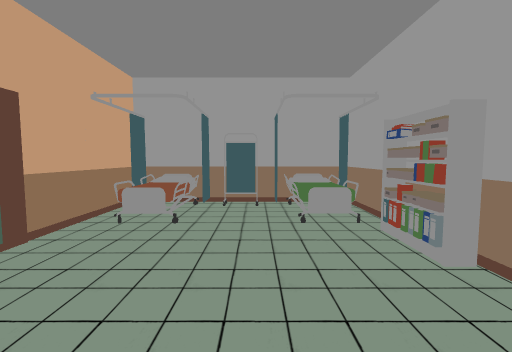
View 1 (above)

21 first-person views from a walk through a 3-D level made in the Unity game engine. The camera is 1.2 m above the floor, tilts 4° down and sees 90° across. The floor is counted in squares, 1 m on a side. Each view is taken from the middle of a square. On the plan, view 1 faces up. The plan holds only what a view shows up to about 12 squares ahead; the rest is blank. The place goes on beyond the plan. The player is left out. Door leaves are left out, so doorways stand open.

View 2
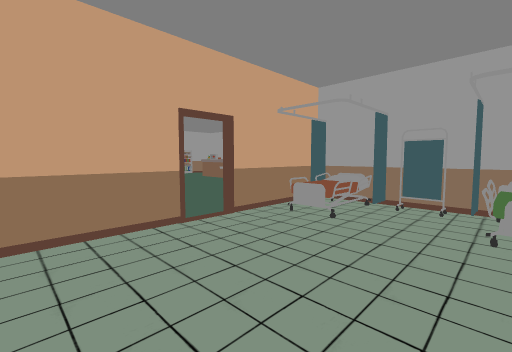

View 3
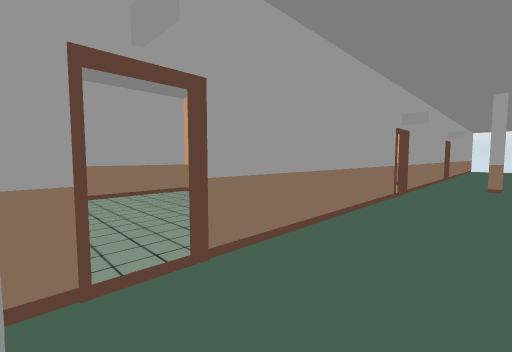

View 4
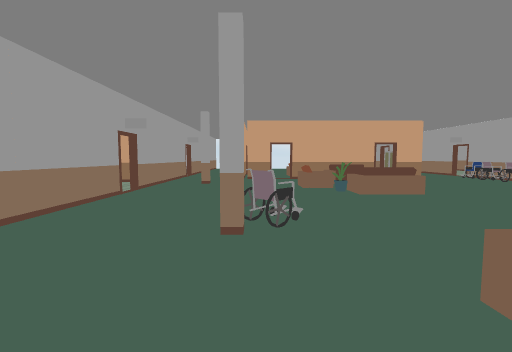

View 5
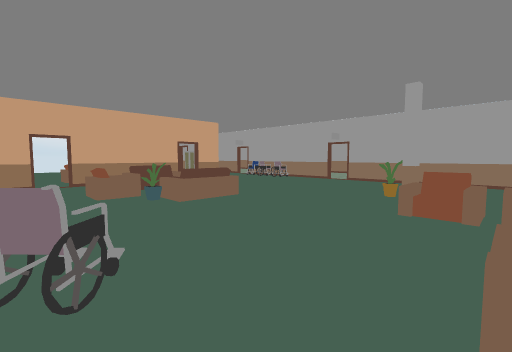

View 6
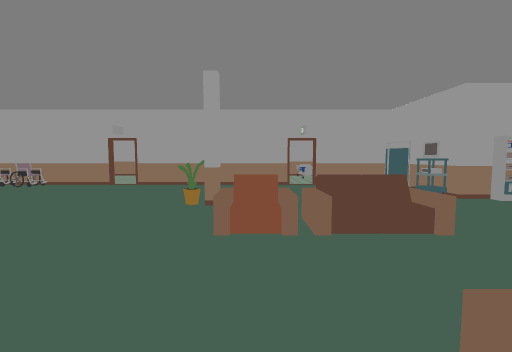

View 7
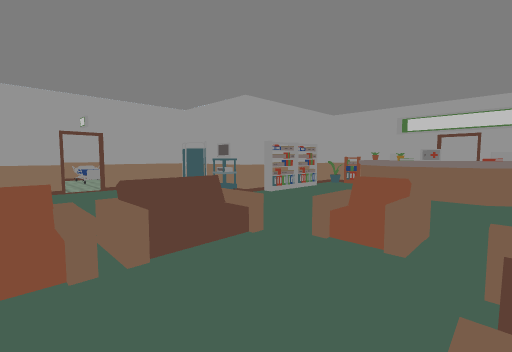

View 8
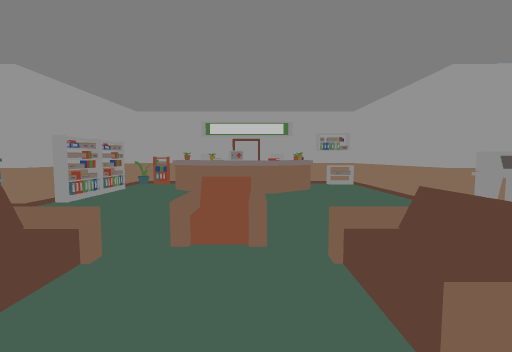

View 9
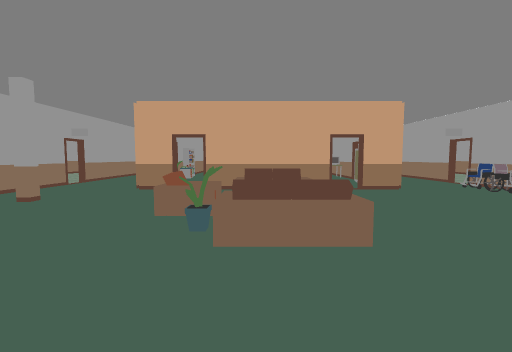

View 10
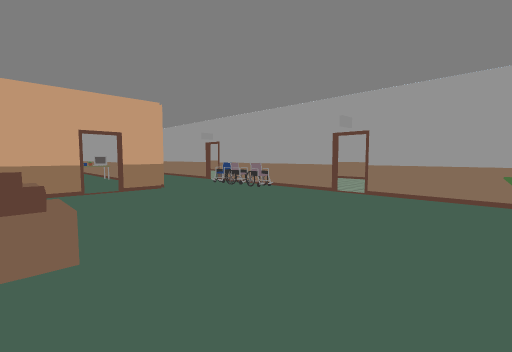

View 11
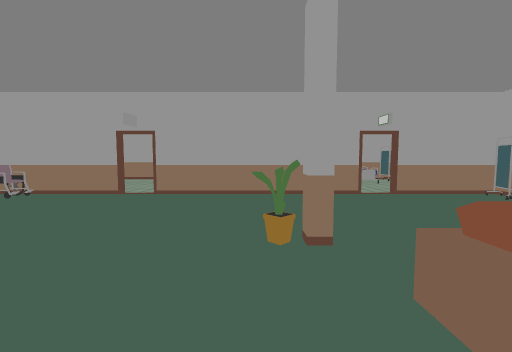

View 12
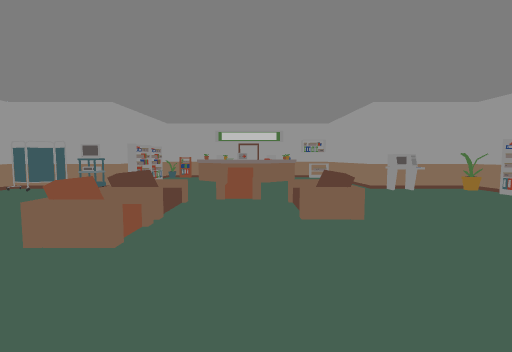

View 13
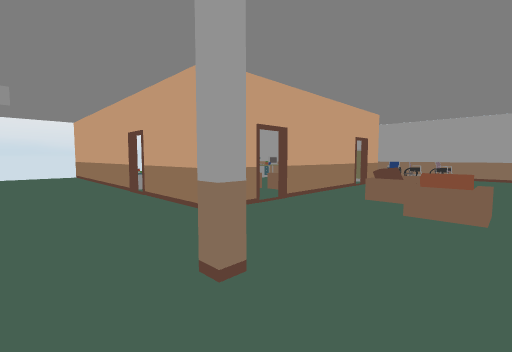

View 14
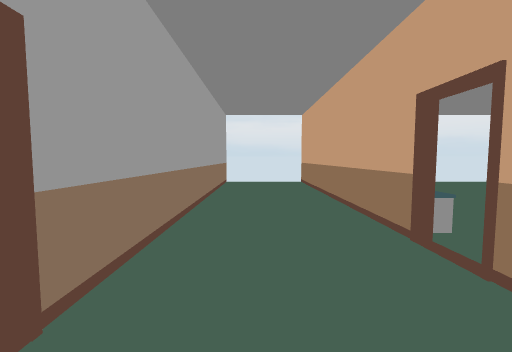

View 15
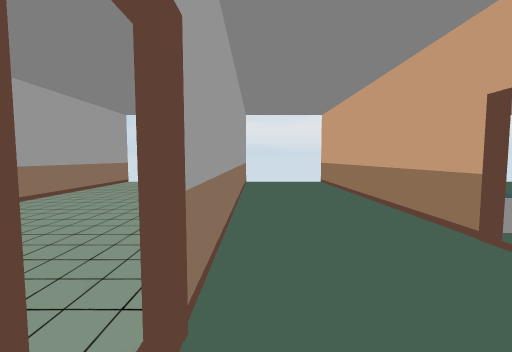

View 16
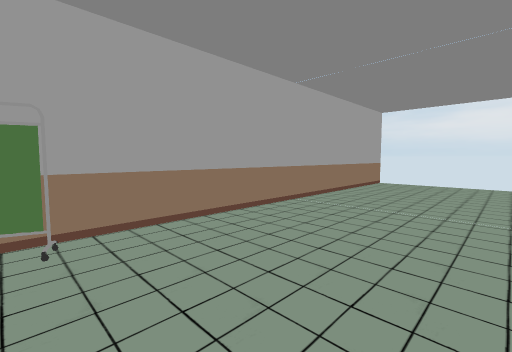

View 17
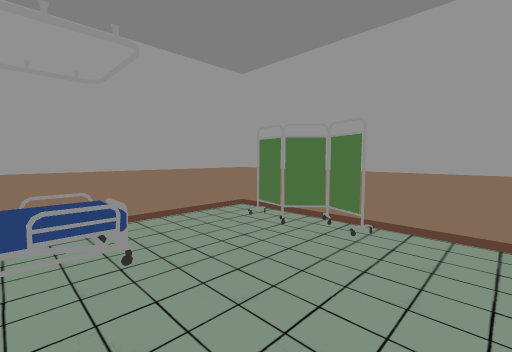

View 18
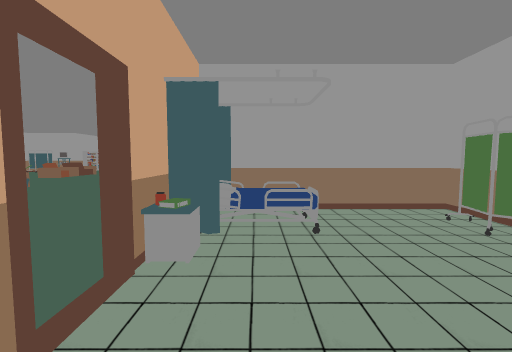

View 19
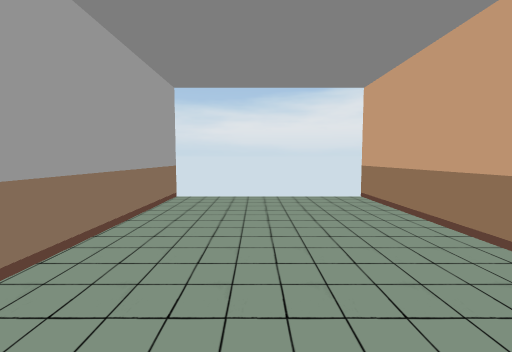

View 20
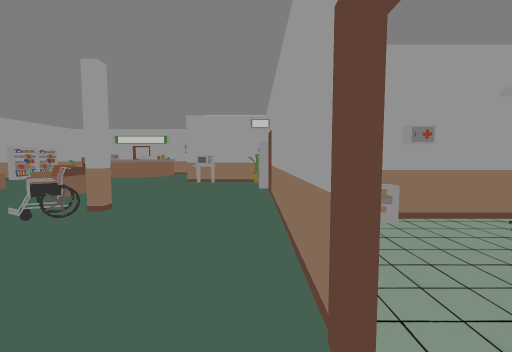

View 21
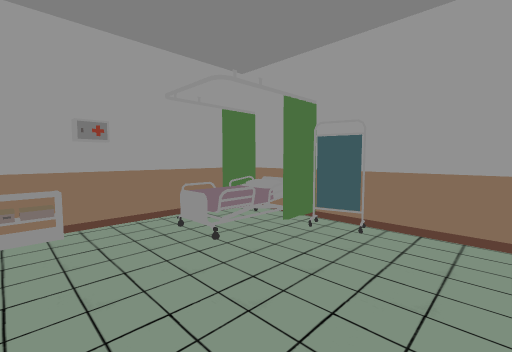

### Floor plan
Points are (right, up) in squares from view 1. A wall is a line through its corners. A room is listed if a view was taken in it or the views show most of it. See-through windows are left out.
Room 1 (views 1, 2)
walls: (-3.3, 2.5) (-3.3, -0.1); (-0.1, 6.5) (-0.8, 6.6); (0.1, 6.5) (-0.9, 6.5); (1.5, 7) (-2.5, 7); (2.5, -0.9) (2.5, 7); (-3.3, 6.5) (-3.3, 3.5)
ways out: open door at (-3.5, 3) to room 2; opening at (-1.5, -1.5) to room 4
objects: bed (-3, 5) to (-2, 6); shelf (-2, -1); shelf (-1, -1); bed (1, 5) to (2, 6); other object (2, -1); shelf (2, 3) to (2, 4)
Room 2 (views 3, 4, 5, 6, 7, 8, 9, 10, 11, 12, 13, 14, 15, 20)
walls: (-3.5, -4.6) (-3.5, 2.5); (-15, -10.8) (-10, -10.8); (-9, -10.8) (-7.5, -10.8); (-21.5, -3.4) (-21.5, -4.5); (-3.5, 3.4) (-3.5, 4.1); (-21.5, -5.4) (-21.5, -12.5); (-7.3, -11.3) (-7.3, -14.5); (-17.6, -10.8) (-16, -10.8); (-21.5, 2.6) (-21.5, -1.5); (-18.4, 7) (-20.5, 7); (-21.5, 4.5) (-21.5, 3.5); (-3.5, 5.9) (-3.5, 6.5); (-3.5, -10.4) (-3.5, -5.5); (-3.5, 7) (-7.5, 7) (-7.5, 13); (-21.5, 7) (-21.5, 6.4); (-7.3, -15.5) (-7.3, -24.1); (-13, 13) (-15.5, 13); (-9.5, 13) (-12, 13); (-17.5, 13) (-17.5, 7.4); (-3.5, -24) (-3.5, -13.5)
ways out: open door at (-3.5, 3) to room 1; open door at (-3.5, -13) to room 3; open door at (-3.5, -5) to room 4; opening at (-19.7, -12); opening at (-7, -15); open door at (-21.5, -13); open door at (-21.5, -5); open door at (-21.5, 3); gap at (-15.5, -11); gap at (-9.5, -11)
objects: other object (-21, -11); other object (-21, -10); other object (-21, -9) to (-21, -8); other object (-21, 6) to (-19, 7); pillar (-18, 0); other object (-18, 6) to (-18, 7); flower (-17, 0); shelf (-17, 8) to (-17, 9); shelf (-17, 10) to (-17, 11); flower (-17, 13); shelf (-16, 13); sofa (-15, 0) to (-14, 1); sofa (-15, 2) to (-15, 4); other object (-15, 10) to (-10, 11); sofa (-13, -11); sofa (-13, -9) to (-12, -9); sofa (-13, -5) to (-12, -5); sofa (-13, 5); flower (-11, -5); sofa (-10, -7) to (-10, -6); sofa (-10, 2) to (-10, 4); other object (-9, -1) to (-8, -1); shelf (-9, 13); pillar (-8, 0); shelf (-8, 13); computer (-7, 6) to (-6, 6); pillar (-6, -8); shelf (-4, 4) to (-4, 5); shelf (-3, -12); other object (-3, -11)
Room 3 (views 16, 17, 18, 19)
walls: (-3.3, -20.1) (-3.3, -25); (2.5, -25) (2.5, -9) (-2.6, -9)
ways out: open door at (-3.5, -13) to room 2
objects: bed (-2, -11) to (-1, -11); other object (-1, -10); other object (2, -12) to (2, -11)
Room 4 (view 21)
walls: (2.5, -6.1) (2.5, -1.5); (1.5, -1) (-0.6, -1)
ways out: opening at (-1.5, -1.5) to room 1; open door at (-3.5, -5) to room 2
objects: bed (0, -3) to (2, -2); other object (2, -4)

Positions as (right, up) in squares from view 1, and headings:
1: (0, 0), facing up
2: (1, 0), facing up-left
3: (-6, 4), facing down-right
4: (-8, 4), facing down
5: (-8, 2), facing down-left
6: (-10, 1), facing left
7: (-11, 1), facing up-left
8: (-12, 1), facing up
9: (-12, -1), facing down
10: (-13, -1), facing down-left
11: (-13, -1), facing left
12: (-12, -3), facing up
13: (-4, -6), facing down-left
14: (-5, -12), facing down
15: (-4, -12), facing down
16: (-2, -12), facing down-right
17: (-2, -14), facing up-right
18: (-2, -15), facing up
19: (0, -17), facing down
20: (-4, -6), facing up
21: (-2, -6), facing up-right
